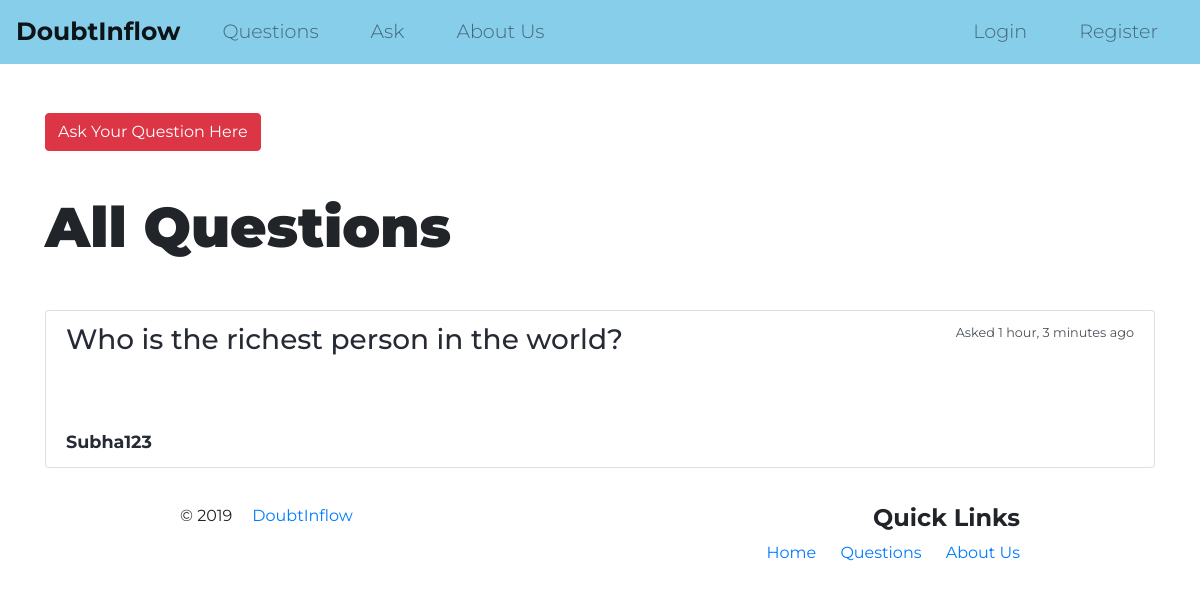
Screenshot of /questions/ with the database file from the repository.
### questions/models.py (models this page shows, shortened)
class Question(models.Model):
    user = models.ForeignKey(User, on_delete=models.CASCADE)
    question = models.CharField(max_length=256, verbose_name="question")
    details = models.TextField(blank=True)
    created = models.DateTimeField(auto_now_add=True)
    def get_absolute_url(self):
        return reverse("questions:question_detail", kwargs={'pk': self.pk})
    class Meta:
        ordering = ['-created']

### accounts/models.py (models this page shows, shortened)
class User(AbstractUser):
        username = models.CharField(max_length=256, unique=True, blank=False,
                                validators=[
                                        RegexValidator(
                                        regex = USERNAME_REGEX,
                                        message = 'Username can be Alpahnumeric and contain only @,#,$',
                                        code='invalid_username'
                                        )]
                                )
        first_name = models.CharField(max_length=256, blank=False,
                                  validators=[
                                        RegexValidator(
                                        regex = NAME_REGEX,
                                        message = 'Name must be Alphabetic',
                                        code='invalid_first_name'
                                        )]
                                )
        last_name = models.CharField(max_length=256, blank=False,
                                  validators=[
                                        RegexValidator(
                                        regex = NAME_REGEX,
                                        message = 'Name must be Alphabetic',
                                        code='invalid_last_name'
                                        )]
                                )
        email = models.EmailField(unique=True, blank=False)
        bio = models.CharField(max_length=512, blank=True)
        birth_date = models.DateField(null=True, blank=False)
        USERNAME_FIELD = 'email'
        REQUIRED_FIELDS = ['username']
        def get_absolute_url(self):
                return reverse("user_profile", kwargs={"username": self.username})

### questions/views.py (the view)
# urls.py: path('', QuestionListView.as_view(), name='question_list'),
class QuestionListView(ListView):
    context_object_name = 'questions'
    model = Question
    template_name = 'questions_list.html'

### questions/templates/questions/question_list.html (shortened to what this page needs)
{% extends "core/base.html" %}
{% block content %}
<a class="btn btn-danger ask-btn" href="{% url 'questions:question_ask' %}">Ask Your Question Here</a>
<h1 class="question-heading">All Questions</h1>
{% for question in questions %}
<div class="list-group">
  <div class="list-group-item list-group-item-action question-item">
    <div class="d-flex w-100 justify-content-between">
      <h3 class="mb-1"><a class="question" href="{{question.get_absolute_url}}" >{{ question.question }}</a></h3>
      <small>Asked {{ question.created|timesince }} ago</small>
    </div>
    <p class="mb-1 content">{{ question.details }}</p>
    <small>
      <b>
        <a class="author" href="{{question.user.get_absolute_url}}" >{{ question.user.username }}</a>
      </b>
    </small>
  </div>
</div>
{% endfor %}
{% endblock content %}

### core/static/css/styles.css (style rules this page uses)
body { font-family: "Montserrat"; }
h1 { font-size: 3.5rem; font-weight: 900; line-height: 1.5; }
.ask-btn { margin: 3% 0; }
.question-heading { padding-bottom: 3%; }
.question { color: #252a34; }
.content { font-size: 1.3rem; line-height: 1.5rem; padding: 3% 0; }
.author { color: #252a34; font-size: 1.1rem; }

### rows the page displays
Question: question "Who is the richest person in the world?", created "1 hour, 3 minutes", user.username "Subha123"
